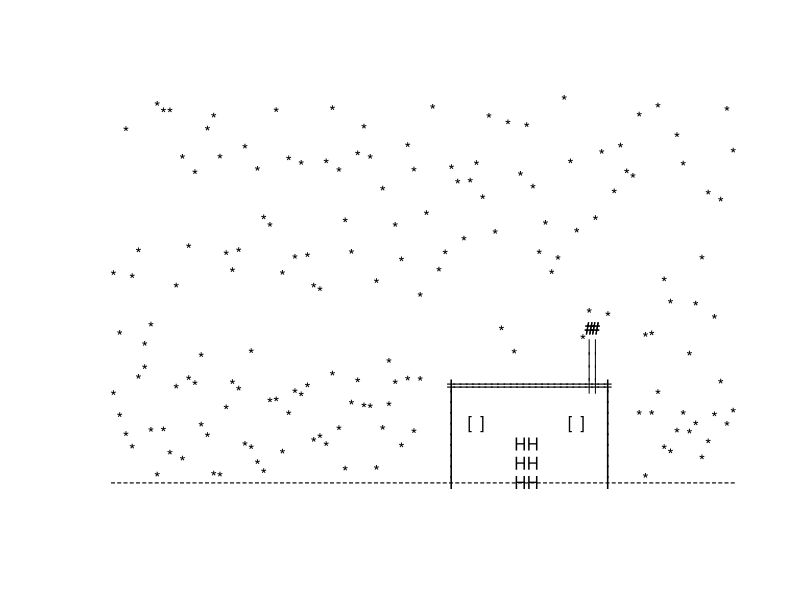
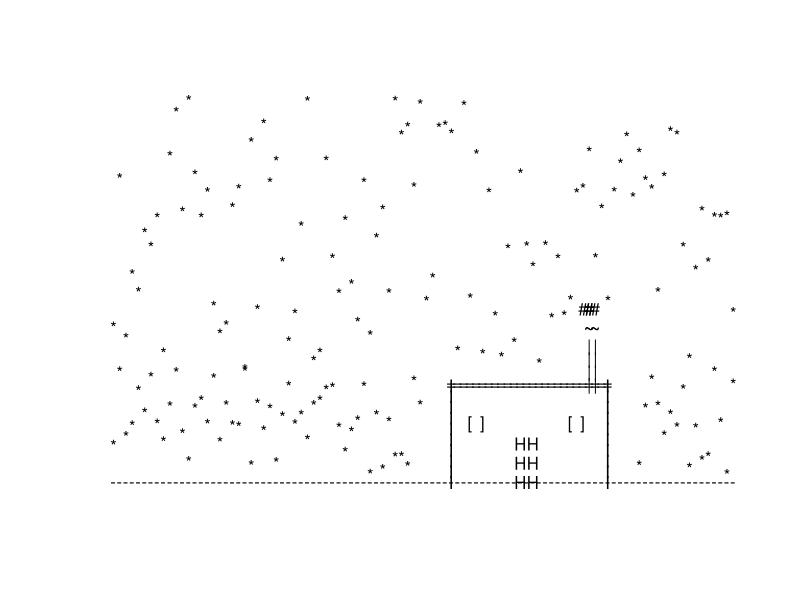
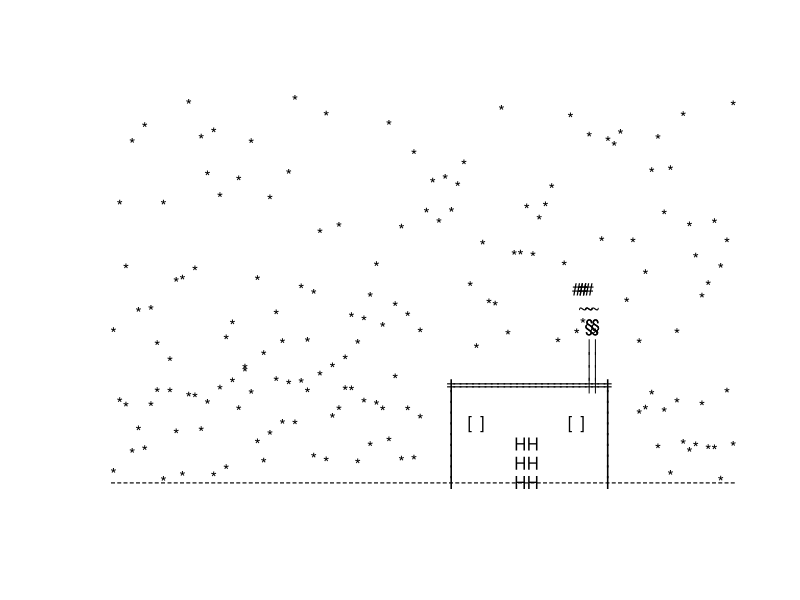
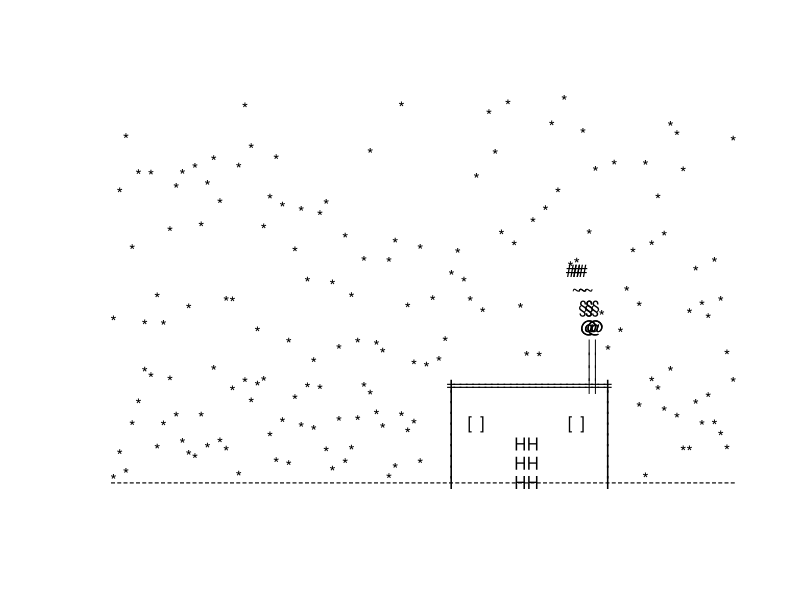
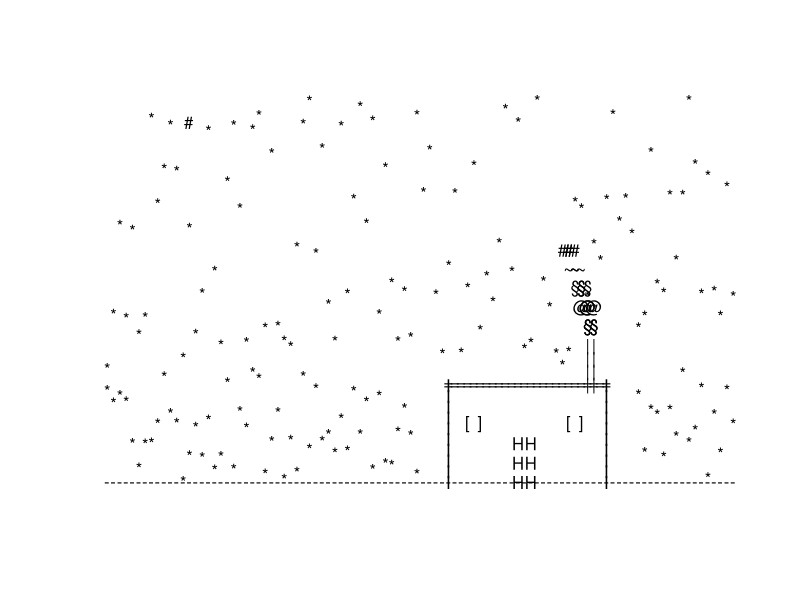
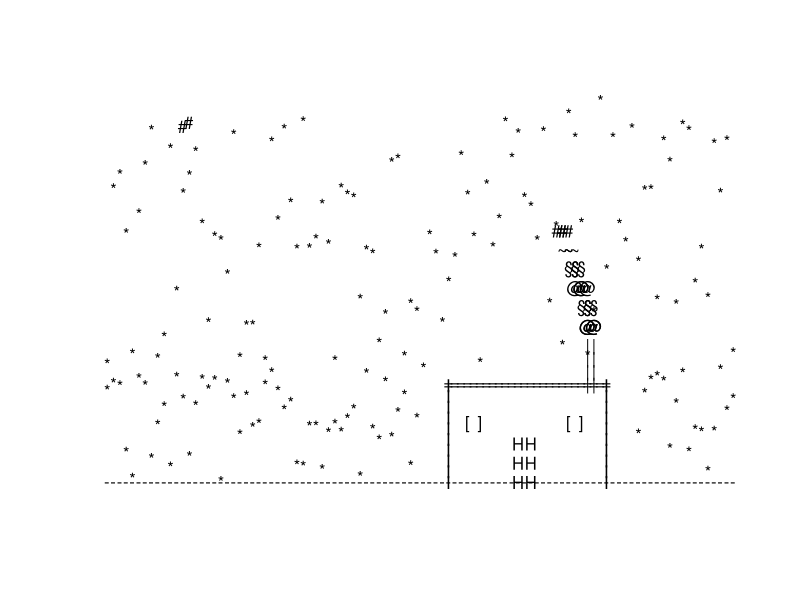
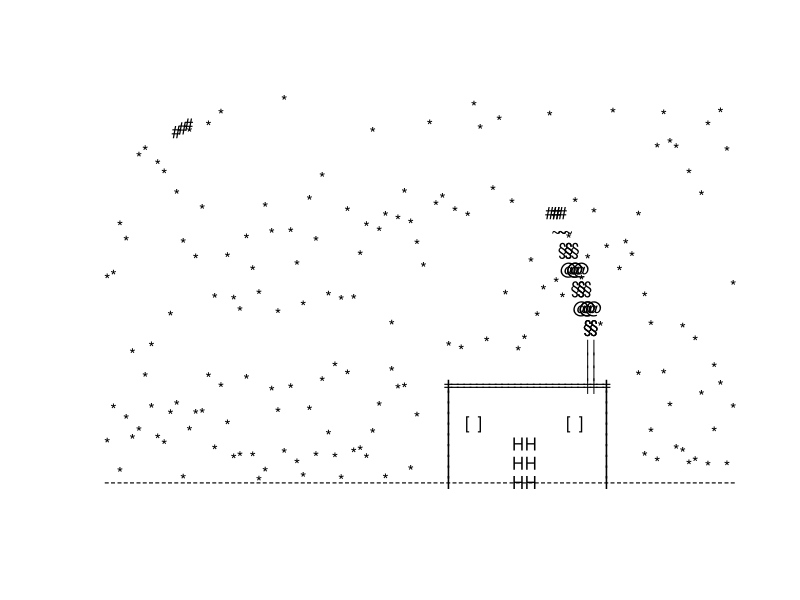
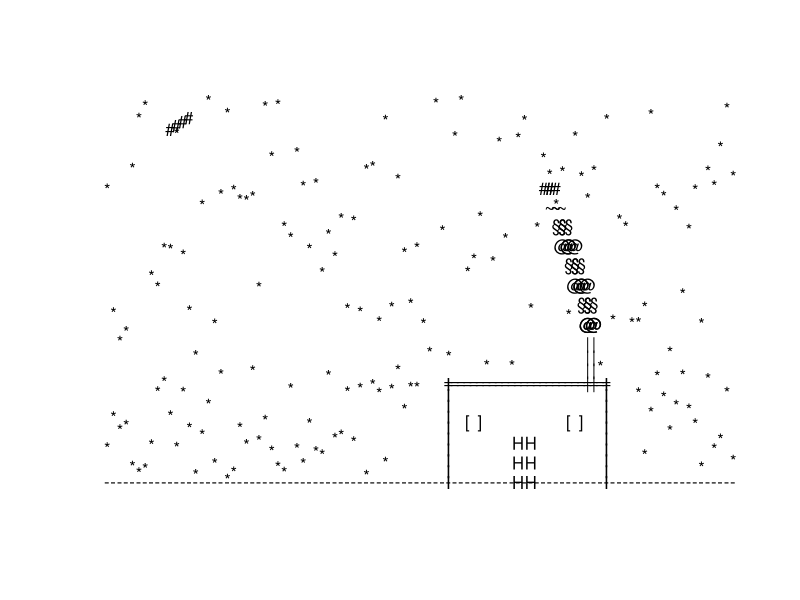

Write R code to recreate these figures, in order.
## Bons voeux de Fred Vanwin 2017
## ==============================


## for geek level+++, try txtplot ;-)
## uncomment lines 8 and 96
## comment line 98
## library(txtplot) # du coup, install library if needed


rm(list=ls())

maxiter <- 100
n <- 100

{
    stari <- 0
    star <- cbind(0,0,"")
    wind <- round(runif(1,min=-5,max=5),0)
    for (i in 1:maxiter) {
        cat("\014"); cat(rep("\n",50))
       neige <- rbind(
            cbind(
                1:100,
                runif(100,min=0.3,max=1),
                '.'),
            cbind(
                c(1:50,85:100),
                runif(length(c(1:50,85:100)),min=0.01,max=0.3),
                ".")
           )

        if(stari < 0 & runif(1,0,1) < 0.1) {
            theta <- runif(1,min=0,max=2*pi)
            stari <- 11
            star <- cbind(round(runif(1,10,40),1),round(runif(1,0.3,1),2),"#")
        }

        stari <- stari-1
        
        if(stari >= 0 & stari < 10) {
            star <- rbind(
                star,
                cbind(round(as.numeric(star[10-stari,1])+cos(theta),1),
                      round(as.numeric(star[10-stari,2])+sin(theta)/20,2),
                      "#"
                      )
                )
        }

        if(stari < 0 ){
               star <- cbind(0,0,"")
           }

        maison <- rbind(
            cbind(1:100,0,"-"),
            cbind(55:80,0.25,'='),
            cbind(rep(55,10),seq(0,0.25,length=10),'I'),
            cbind(rep(80,10),seq(0,0.25,length=10),'I'),
            cbind(rep(78,4),seq(0.25,0.35,length=4),'|'),
            cbind(rep(77,4),seq(0.25,0.35,length=4),'|'),
            cbind(c(66,68),c(0,0,0.05,0.05,0.1,0.1),'H'),
            c(74,0.15,'['),
            c(76,0.15,']'),
            c(58,0.15,'['),
            c(60,0.15,']')
            )
 
        if (i == 1) {
            fumee <- cbind(rep(c(77,78),2),0.4,rep(sample(c("§","#","@","&"),1),4))
        }
        else {
            fumee <- rbind(
                fumee,
                cbind(c(c(as.numeric(fumee[((4*(i-1))-1),1]),
                          as.numeric(fumee[((4*(i-1))),1])),
                        c(as.numeric(fumee[((4*(i-1))-1),1]),
                          as.numeric(fumee[((4*(i-1))),1]))+wind),
                      as.numeric(fumee[((4*(i-1))-1),2])+0.05,
                      NA##fumee[((4*(i-1))-3):(4*(i-1)),3]
                      )
                )
            fumee[,3] <- c(rep(sample(c("~","@","§"),1),4),fumee[1:(4*(i-1)),3])
        }

        d <- rbind(neige,
                   maison,
                   fumee[as.numeric(fumee[,1])<100 & as.numeric(fumee[,2])<1,],
                   star[as.numeric(star[,1])<100 & as.numeric(star[,2])<1,]
                   )
        
        x <- as.numeric(d[,1])
        y <- as.numeric(d[,2])
        pch <- d[,3]

        ##        txtplot(x,y,pch=pch)
        
        plot(x,y,pch=gsub('\\.','*',pch),xaxt='n',yaxt='n',bty='n',xlab='',ylab='',main=substr("meRRy cRistmas and happy new yeaR !",1,i-29))
        Sys.sleep(.1) 
    }
}
